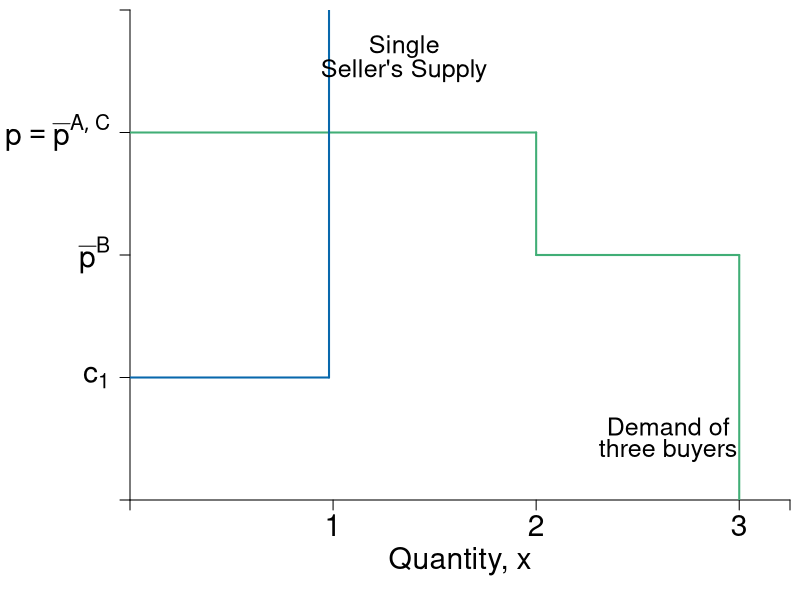

Source code (R):
require(shape)
pdf(file = "competitionmarkets/makost_market3.pdf", width = 9, height = 7)

#Set parameters for graphics
pointsize <- 1.8
axislabelsize <- 1.8
labelsize <- 1.5
namesize <- 1.8
annotatesize <- 1.5
graphlinewidth <- 2
segmentlinewidth <- 1.5


COL <- c("#7fc97f", "#beaed4", "#fdc086", "#ffff99", "#386cb0", "#f0027f", "#bf5b17", "#666666")
COLA <- c("#e0f3db", "#99d8c9","#66c2a4","#41ae76", "#238b45", "#005824")
COLB <- c("#c6dbef", "#4eb3d3", "#2b8cbe", "#0868ac","#084081")
COLC <- c("#fcfbfd", "#efedf5", "#dadaeb", "#bcbddc", "#9e9ac8", "#807dba", "#6a51a3", "#54278f", "#3f007d")

par(mar =  c(5, 6.5, 0.5, 0.5))

Demand <- function(x, rmax = 20, xmax = 12, n = 10) {
  rmax - (rmax/(n*xmax))*x
}

mrsA <- function(x, rmax = 20, xmax = 10) {
  rmax - (rmax/xmax)*x
}

uA <- function(x, y, rmax = 20, xmax = 10) {
  y + rmax*x - (1/2)(rmax/xmax)*x^2
}


Supply <- function(x, c1 = 0, c2 = 0.05){
  c1 + 2*c2*x
}

xlims <- c(0, 3.25)
ylims <- c(0, 4)

npts <- 501 

plot(0, 0, xlim = xlims, ylim = ylims, type = "n",
     xlab = expression(paste("")),
     ylab = expression(paste("")), 
     xaxt = "n", 
     yaxt = "n", 
     cex.lab = axislabelsize, 
     bty = "n",
     xaxs="i", 
     yaxs="i")

# ticksy <- seq(from = 0, to = ylims[2], by = 2)
# ylabels <- seq(from = 0, to = ylims[2], by = 2)
# ticksx <- seq(from = 0, to = xlims[2], by = 2)
# xlabels <- seq(from = 0, to = xlims[2], by = 2)
ticksy <- c(0, 1, 2, 3, ylims[2])
ylabels <- c(NA, expression(paste(c[1])), expression(paste(bar(p)^B)), expression(paste(p == bar(p)^{list(A, C)})), NA)
ticksx <- c(0, 1, 2, 3, xlims[2])
xlabels <- c(NA, 1, 2, 3, NA)

axis(1, at = ticksx, pos = 0, labels = xlabels, cex.axis = axislabelsize)
axis(2, at = ticksy, pos = 0, labels = ylabels, las = 1, cex.axis = axislabelsize)


#Line for Demand
segments(0, 3, 2, 3, lty = 1, col = COLA[4] , lwd = graphlinewidth)
segments(2, 3, 2, 2, lty = 1, col = COLA[4] , lwd = graphlinewidth)
segments(2, 2, 3, 2, lty = 1, col = COLA[4] , lwd = graphlinewidth)
segments(3, 2, 3, 0, lty = 1, col = COLA[4] , lwd = graphlinewidth)

#Line for Supply
segments(0, 1, 0.98, 1, lty = 1, col = COLB[4] , lwd = graphlinewidth)
segments(0.98, 1, 0.98, 4, lty = 1, col = COLB[4] , lwd = graphlinewidth)

#For market price
# segments(0, 2, 1, 2, lty = 2, "gray" , lwd = segmentlinewidth)

#Label axes
mtext(expression(paste("Quantity, ", x)), side=1, line = 3, cex = axislabelsize)
#text(-0.3, 0.5*ylims[2], expression(paste("Price per unit of x, ", p[X])), xpd = TRUE, cex = axislabelsize, srt = 90) 
# 
# points(50, 10, pch = 16, col = "black", cex = 1.5)
# text(52, 10.5, expression(M))
text(2.65, 0.6, expression("Demand of"), cex = labelsize)
text(2.65, 0.4, expression("three buyers"), cex = labelsize)
text(1.35, 3.7, expression("Single"), cex = labelsize)
text(1.35, 3.5, expression("Seller's Supply"), cex = labelsize)

# text(0.27, 2.6, expression("Equilibrium Price"), cex = labelsize)
# text(0.27, 2.4, expression("falls in this range"), cex = labelsize)
# Arrows(0.55, 2.1, 0.55, 2.9, col = "black", code =3, lty = 1, lwd = 2, arr.type = "triangle", arr.lwd = 0.5)


dev.off()
